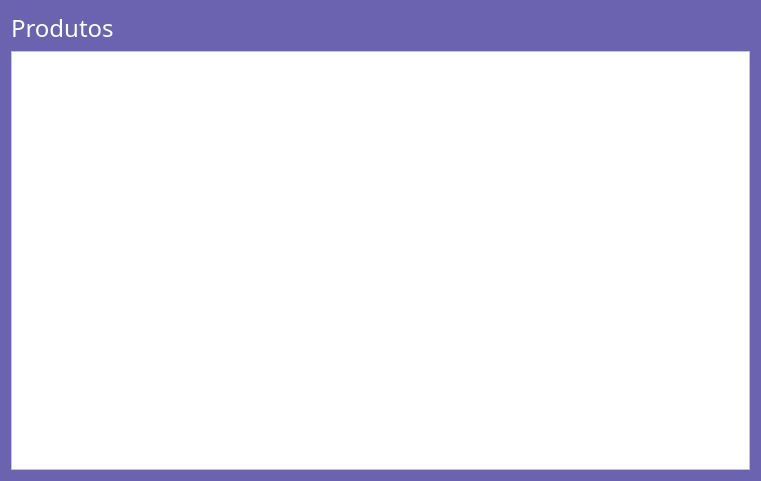
<?xml version="1.0" encoding="UTF-8"?>
<ui version="4.0">
 <class>Form</class>
 <widget class="QWidget" name="Form">
  <property name="geometry">
   <rect>
    <x>0</x>
    <y>0</y>
    <width>761</width>
    <height>481</height>
   </rect>
  </property>
  <property name="windowTitle">
   <string>Form</string>
  </property>
  <property name="styleSheet">
   <string notr="true">background-color:rgb(108, 99, 176)</string>
  </property>
  <layout class="QVBoxLayout" name="verticalLayout">
   <item>
    <widget class="QLabel" name="label_5">
     <property name="font">
      <font>
       <family>Impact</family>
       <pointsize>18</pointsize>
      </font>
     </property>
     <property name="styleSheet">
      <string notr="true">color: rgb(255, 255, 255);</string>
     </property>
     <property name="text">
      <string>Produtos</string>
     </property>
    </widget>
   </item>
   <item>
    <widget class="QScrollArea" name="scrollArea">
     <property name="styleSheet">
      <string notr="true">background-color: rgb(255, 255, 255);
color: rgb(0, 0, 0);</string>
     </property>
     <property name="widgetResizable">
      <bool>true</bool>
     </property>
     <widget class="QWidget" name="scrollAreaWidgetContents">
      <property name="geometry">
       <rect>
        <x>0</x>
        <y>0</y>
        <width>741</width>
        <height>20</height>
       </rect>
      </property>
      <property name="sizePolicy">
       <sizepolicy hsizetype="Preferred" vsizetype="Fixed">
        <horstretch>0</horstretch>
        <verstretch>0</verstretch>
       </sizepolicy>
      </property>
      <layout class="QHBoxLayout" name="horizontalLayout">
       <item>
        <layout class="QVBoxLayout" name="painel_scrollarea"/>
       </item>
      </layout>
     </widget>
    </widget>
   </item>
  </layout>
 </widget>
 <resources/>
 <connections/>
</ui>
